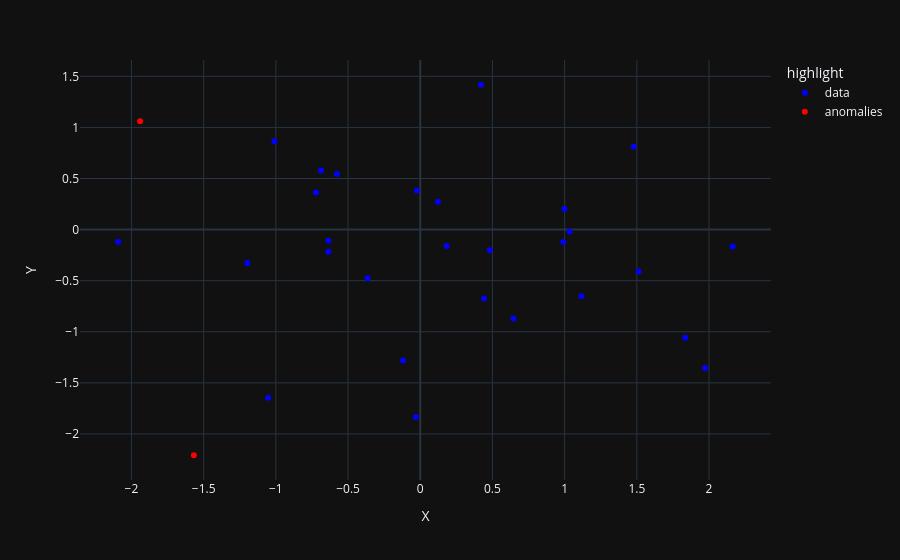

This figure's notebook cell:
### Markdown cell above
One way to plot the anomalies together with the data points using the package "plotly" is to merge into one data frame and add an indicator column:

### Code cell
# Assign data
df1 = gnnObj.take_data()
df2 = gnnObj.take_value()

# Mark points that are in df2
df1['highlight'] = df1.merge(df2.assign(flag=1), on=['X', 'Y'], how='left')['flag'].fillna(0)

# Convert to category for plotting
df1['highlight'] = df1['highlight'].map({0: 'data', 1: 'anomalies'})

# Plot
fig = px.scatter(df1, x='X', y='Y', color='highlight',
                 color_discrete_map={'data': 'blue', 'anomalies': 'red'},
                 template="plotly_dark")

fig.show()

### Figure 1 — Plotly figure (JSON) as saved in the notebook; plotly's stock layout.template omitted (floating-point values rounded to 4 significant figures)
{"data": [{"hovertemplate": "highlight=data<br>X=%{x}<br>Y=%{y}<extra></extra>", "legendgroup": "data", "marker": {"color": "blue", "symbol": "circle"}, "mode": "markers", "name": "data", "orientation": "v", "showlegend": true, "type": "scatter", "x": [1.116, 1.973, 0.1218, -0.02281, 2.164, 0.4817, 1.512, -0.3648, 0.4204, -2.091, -0.721, 0.9905, 0.6456, -1.011, 1.034, 1.836, -0.6367, -0.1191, 0.9984, -1.198, -0.6869, 1.478, -0.5766, -0.03037, 0.4417, -0.6354, -1.053, 0.1825], "xaxis": "x", "y": [-0.6515, -1.354, 0.2735, 0.3837, -0.1647, -0.2014, -0.4111, -0.4751, 1.418, -0.1199, 0.3637, -0.1213, -0.8701, 0.8637, -0.0188, -1.057, -0.218, -1.28, 0.2014, -0.3274, 0.5788, 0.8102, 0.5452, -1.834, -0.6753, -0.1102, -1.645, -0.1616], "yaxis": "y"}, {"hovertemplate": "highlight=anomalies<br>X=%{x}<br>Y=%{y}<extra></extra>", "legendgroup": "anomalies", "marker": {"color": "red", "symbol": "circle"}, "mode": "markers", "name": "anomalies", "orientation": "v", "showlegend": true, "type": "scatter", "x": [-1.568, -1.94], "xaxis": "x", "y": [-2.208, 1.06], "yaxis": "y"}], "layout": {"legend": {"title": {"text": "highlight"}, "tracegroupgap": 0}, "margin": {"t": 60}, "xaxis": {"anchor": "y", "domain": [0, 1], "title": {"text": "X"}}, "yaxis": {"anchor": "x", "domain": [0, 1], "title": {"text": "Y"}}}}
